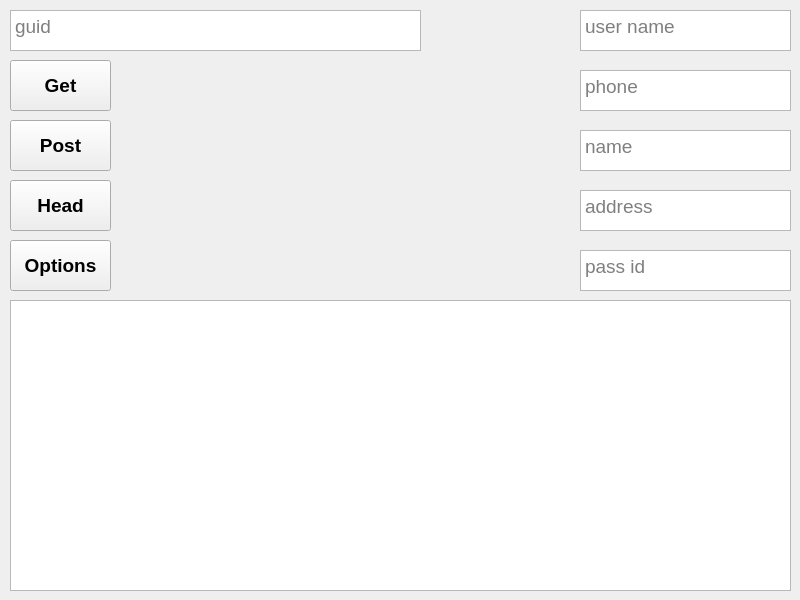
<?xml version="1.0" encoding="UTF-8"?>
<ui version="4.0">
 <class>MainWindow</class>
 <widget class="QMainWindow" name="MainWindow">
  <property name="geometry">
   <rect>
    <x>0</x>
    <y>0</y>
    <width>800</width>
    <height>600</height>
   </rect>
  </property>
  <property name="windowTitle">
   <string>MainWindow</string>
  </property>
  <widget class="QWidget" name="centralwidget">
   <widget class="QPlainTextEdit" name="OutputContainer">
    <property name="geometry">
     <rect>
      <x>10</x>
      <y>300</y>
      <width>781</width>
      <height>291</height>
     </rect>
    </property>
    <property name="readOnly">
     <bool>true</bool>
    </property>
   </widget>
   <widget class="QPlainTextEdit" name="GuidInput">
    <property name="geometry">
     <rect>
      <x>10</x>
      <y>10</y>
      <width>411</width>
      <height>41</height>
     </rect>
    </property>
    <property name="font">
     <font>
      <pointsize>14</pointsize>
     </font>
    </property>
    <property name="placeholderText">
     <string>guid</string>
    </property>
   </widget>
   <widget class="QPushButton" name="GetButton">
    <property name="geometry">
     <rect>
      <x>10</x>
      <y>60</y>
      <width>101</width>
      <height>51</height>
     </rect>
    </property>
    <property name="font">
     <font>
      <pointsize>14</pointsize>
      <weight>75</weight>
      <bold>true</bold>
     </font>
    </property>
    <property name="text">
     <string>Get</string>
    </property>
   </widget>
   <widget class="QPushButton" name="PostButton">
    <property name="geometry">
     <rect>
      <x>10</x>
      <y>120</y>
      <width>101</width>
      <height>51</height>
     </rect>
    </property>
    <property name="font">
     <font>
      <pointsize>14</pointsize>
      <weight>75</weight>
      <bold>true</bold>
     </font>
    </property>
    <property name="text">
     <string>Post</string>
    </property>
   </widget>
   <widget class="QPushButton" name="HeadButton">
    <property name="geometry">
     <rect>
      <x>10</x>
      <y>180</y>
      <width>101</width>
      <height>51</height>
     </rect>
    </property>
    <property name="font">
     <font>
      <pointsize>14</pointsize>
      <weight>75</weight>
      <bold>true</bold>
     </font>
    </property>
    <property name="text">
     <string>Head</string>
    </property>
   </widget>
   <widget class="QPushButton" name="OptionsButton">
    <property name="geometry">
     <rect>
      <x>10</x>
      <y>240</y>
      <width>101</width>
      <height>51</height>
     </rect>
    </property>
    <property name="font">
     <font>
      <pointsize>14</pointsize>
      <weight>75</weight>
      <bold>true</bold>
     </font>
    </property>
    <property name="text">
     <string>Options</string>
    </property>
   </widget>
   <widget class="QPlainTextEdit" name="UserNameInput">
    <property name="geometry">
     <rect>
      <x>580</x>
      <y>10</y>
      <width>211</width>
      <height>41</height>
     </rect>
    </property>
    <property name="font">
     <font>
      <pointsize>14</pointsize>
     </font>
    </property>
    <property name="placeholderText">
     <string>user name</string>
    </property>
   </widget>
   <widget class="QPlainTextEdit" name="PhoneInput">
    <property name="geometry">
     <rect>
      <x>580</x>
      <y>70</y>
      <width>211</width>
      <height>41</height>
     </rect>
    </property>
    <property name="font">
     <font>
      <pointsize>14</pointsize>
     </font>
    </property>
    <property name="placeholderText">
     <string>phone</string>
    </property>
   </widget>
   <widget class="QPlainTextEdit" name="NameInput">
    <property name="geometry">
     <rect>
      <x>580</x>
      <y>130</y>
      <width>211</width>
      <height>41</height>
     </rect>
    </property>
    <property name="font">
     <font>
      <pointsize>14</pointsize>
     </font>
    </property>
    <property name="placeholderText">
     <string>name</string>
    </property>
   </widget>
   <widget class="QPlainTextEdit" name="AddressInput">
    <property name="geometry">
     <rect>
      <x>580</x>
      <y>190</y>
      <width>211</width>
      <height>41</height>
     </rect>
    </property>
    <property name="font">
     <font>
      <pointsize>14</pointsize>
     </font>
    </property>
    <property name="placeholderText">
     <string>address</string>
    </property>
   </widget>
   <widget class="QPlainTextEdit" name="PassInput">
    <property name="geometry">
     <rect>
      <x>580</x>
      <y>250</y>
      <width>211</width>
      <height>41</height>
     </rect>
    </property>
    <property name="font">
     <font>
      <pointsize>14</pointsize>
     </font>
    </property>
    <property name="placeholderText">
     <string>pass id</string>
    </property>
   </widget>
  </widget>
 </widget>
 <resources/>
 <connections/>
</ui>
